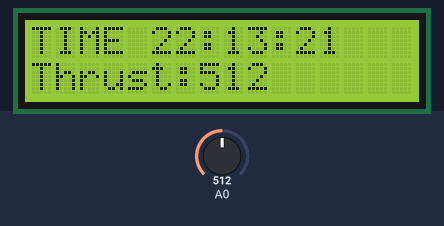
This sketch was run on a simulated Arduino Uno, built with avr-gcc and run on an emulated ATmega328P. Shown: 16×2 character LCD. The inputs (shaded band) are chosen by the test bench; at power-on: A0 = 512. The local clock reads 2024-03-15 10:24:30 at power-on unless the sketch sets it; storage starts empty; what the sketch prints to the serial monitor is not drawn.

Above: at 6.2 s.
6.3 s: A0 set to 716
At 8.0 s:
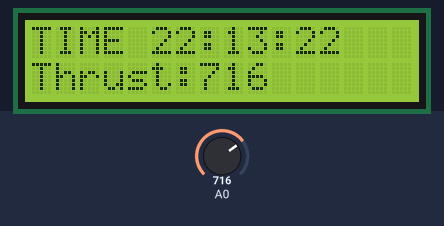
9.3 s: A0 set to 900
At 11.1 s:
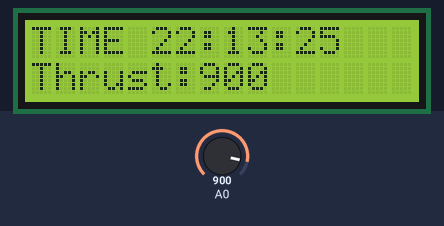
12.3 s: A0 set to 1023
At 13.1 s:
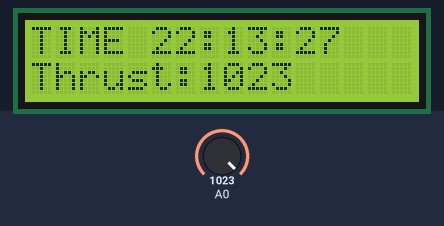
Timing chart, 0 to 15.3 s (numbered marks = the images above; inputs shaded):
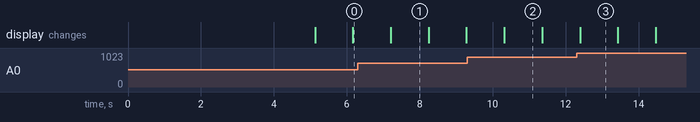

The sketch:

integrate_SW.ino
```cpp
/* VUSARL 김재은
 *  가변저항을 A0에 연결해서 가변저항의 값과 RTC의 값을 I2C LCD로 출력하면
 *  출력된 값을 SD카드에 만들어진 파일에 저장하기.
 *
 */
#include <SPI.h>
#include <SD.h>
#include "RTClib.h"
#include <LiquidCrystal_I2C.h>
#include <Wire.h>
#include <stdio.h>서

const int chipSelect = 4;
// mosi 11, sck13, miso 12
RTC_DS1307 rtc;
LiquidCrystal_I2C lcd(0x27, 16, 2);

char daysOfTheWeek[7][12] = {"Sunday", "Monday", "Tuesday", "Wednesday", "Thursday", "Friday", "Saturday"};

void setup() {
 Serial.begin(9600);

 Serial.print("Initializing SD card..");           //SD카드 인식
     if (!SD.begin(chipSelect))
     {
      Serial.println("Card failed. or not present");
      while  (1);
     }
      Serial.println("Card initialized.");

  lcd.begin ();
  lcd.backlight();
  lcd.println("VUASRL");
  delay(5000);


  if (! rtc.begin())
  {
    lcd.print("Couldn't fine RTC");
    while (1);
  }

  if (! rtc.isrunning())
  {
    lcd.println("RTC is NOT running, let's set the time!");
  }
    rtc.adjust(DateTime(F(__DATE__), F(__TIME__)));

}

void loop() {
  File dataFile = SD.open("VUASRL.csv", FILE_WRITE);  //csv하면 엑셀 txt하면 메모장
  DateTime now = rtc.now();
  if (dataFile)
  {

                                                                           //unsigned int data = analogRead(A0);
                                                                           //String(data)
                                                                           //string data =string(h)+","+string(t);
    dataFile.println(analogRead(A0));//여기에 출력되는 값을 적어준다,.
    dataFile.println(__TIME__);
    dataFile.close();
    Serial.println(analogRead(A0));
  }

  else
  {
    Serial.println("error opening VUASRL.csv");
  }

     lcd.setCursor(0, 0);
    lcd.print("TIME");
    lcd.print(" ");
    lcd.print(now.hour());
    lcd.print(':');
    lcd.print(now.minute());
    lcd.print(':');
    lcd.print(now.second());
    lcd.print(" ");

    unsigned int data = analogRead(A0);
    lcd.setCursor(0, 1);
    lcd.print("Thrust");
    lcd.print(':');
    lcd.print(String(data));


     Serial.print(now.hour(), DEC);
    Serial.print(':');
    Serial.print(now.minute(), DEC);
    Serial.print(':');
    Serial.print(now.second(), DEC);
    Serial.println();

    delay(1000);


}
```

Measured:
- what the display in image 1 shows lasts 1.0 s, from 7.2 s to 8.2 s
